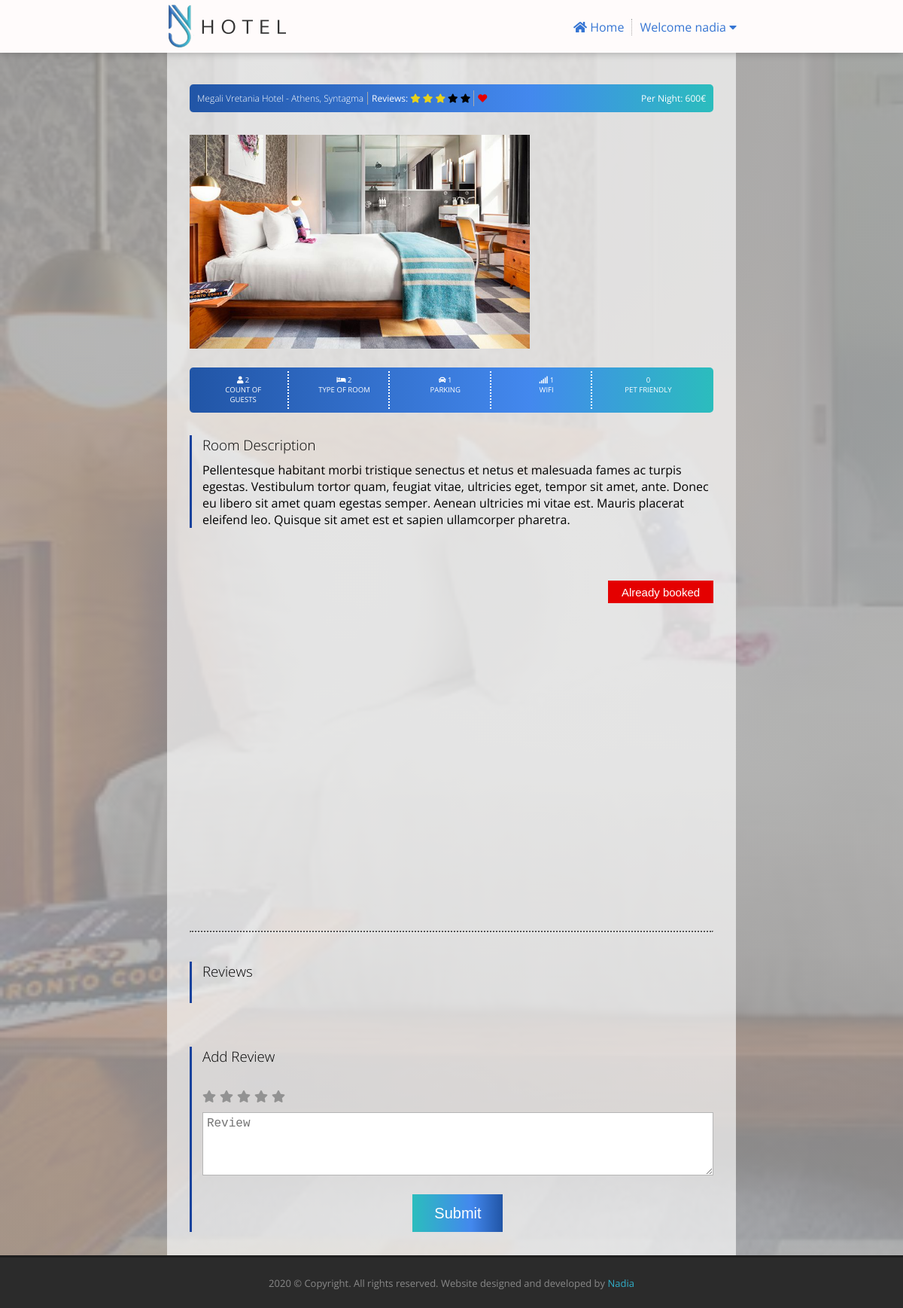
Page /public/room.php?room_id=2 (signed in) on the committed database.
### tables this page shows
CREATE TABLE `user` (
  `user_id` int(10) UNSIGNED NOT NULL,
  `name` varchar(250) NOT NULL,
  `email` varchar(250) NOT NULL,
  `password` text NOT NULL,
  `created_time` timestamp NOT NULL DEFAULT current_timestamp()
);

CREATE TABLE `room` (
  `room_id` int(10) UNSIGNED NOT NULL,
  `type_id` int(10) UNSIGNED NOT NULL,
  `name` varchar(250) NOT NULL,
  `city` varchar(250) NOT NULL,
  `area` varchar(250) NOT NULL,
  `photo_url` varchar(250) NOT NULL,
  `count_of_guests` int(10) UNSIGNED NOT NULL,
  `price` int(10) UNSIGNED NOT NULL,
  `address` varchar(250) NOT NULL,
  `location_lat` decimal(10,7) NOT NULL,
  `location_long` decimal(10,7) NOT NULL,
  `description_short` varchar(250) NOT NULL,
  `description_long` text NOT NULL,
  `parking` tinyint(1) NOT NULL,
  `wifi` tinyint(1) NOT NULL,
  `pet_friendly` tinyint(1) NOT NULL,
  `avg_reviews` decimal(10,7) DEFAULT NULL,
  `count_reviews` int(10) UNSIGNED DEFAULT 0,
  `created_time` timestamp NOT NULL DEFAULT current_timestamp()
);

### app/Hotel/Room.php (called while the page is built, shortened)
<?php
class Room extends BaseService  {
    public function get($roomId){
        $parameters = [
            ':room_id' => $roomId
        ];
        return $this->fetch("SELECT * FROM room WHERE room_id = :room_id", $parameters);
    }
}
?>

### app/Hotel/BaseService.php (called while the page is built, shortened)
<?php
class BaseService{
    private static $pdo;
    protected function initializePdo(){
        if(!empty(self::$pdo)){
            return;
        }
        $config = Configuration::getInstance();
        $databaseConfig = $config->getConfig()['database'];
        try{
            self::$pdo = new PDO(sprintf('mysql:host=%s;dbname=%s;charset=UTF8', $databaseConfig['host'], $databaseConfig['dbname']), $databaseConfig['username'], $databaseConfig['password'], [PDO::MYSQL_ATTR_INIT_COMMAND => "SET NAMES 'UTF8'"]);
            self::$pdo->setAttribute(PDO::ATTR_ERRMODE, PDO::ERRMODE_EXCEPTION);
        }catch (\PDOException $ex){
            throw new \Exception(sprintf('Could not connect to database. Error: %s', $ex->getMessage()));
        }
    }
    protected function fetch($sql, $parameters= [], $type = PDO::FETCH_ASSOC){
        $statement = $this->getPdo()->prepare($sql);
        foreach ($parameters as $key => $value){
            $statement->bindValue($key, $value, is_int($value) ? PDO::PARAM_INT : PDO::PARAM_STR);
        }
        $status = $statement->execute();
        return $statement->fetch($type);
    }
    protected function getPdo(){
        return self::$pdo;
    }
}
?>

### app/Hotel/User.php (called while the page is built, shortened)
<?php
class User extends BaseService{
    private static $currentUserId;
    public function getByUserId($userId){
        $parameters = [
            ':user_id' => $userId
        ];
        return $this->fetch("SELECT * FROM user WHERE user_id = :user_id", $parameters);
    }
    public static function getCurrentUserId(){
        return self::$currentUserId;
    }
    public static function setCurrentUserId($userId){
       self::$currentUserId = $userId;
    }
}
?>

### app/Hotel/Favorite.php (called while the page is built, shortened)
<?php
class Favorite extends BaseService  {
    public function isFavorite($roomId, $userId){
        $parameters = [
            ':room_id' => $roomId,
            ':user_id' => $userId
        ];
        $favorite = $this->fetch("SELECT * FROM favorite WHERE room_id = :room_id AND user_id = :user_id", $parameters);
        return !empty($favorite);
    }
}
?>

### public/room.php (the view, shortened to what this page needs)
<?php
$room = new Room();
$favorite = new Favorite();
$roomId = $_REQUEST['room_id'];
$roomInfo = $room->get($roomId);
$userId =  User::getCurrentUserId();
$isFavorite = $favorite->isFavorite($roomId, $userId);
$checkInDate = $_REQUEST['check_in_date'];
$checkOutDate = $_REQUEST['check_out_date'];
$alreadyBooked = empty($checkInDate) || empty($checkOutDate);
$googleIframeUrl = 'https://maps.google.com/maps?q='.$roomInfo['location_lat'].','.$roomInfo['location_long'].'&hl=el&z=16&amp;output=embed';
?>
<!DOCTYPE html>
<html lang="en">
    <head>
        <link rel="stylesheet" href="assets/css/all.min.css">
        <link rel="stylesheet" type="text/css" href="assets/js/jquery/jquery-ui.css">
        <link rel="stylesheet" type="text/css" href="assets/css/style.css">
        <link rel="stylesheet" type="text/css" href="assets/css/list.css">
        <link rel="stylesheet" type="text/css" href="assets/css/profile.css">
        <link rel="stylesheet" type="text/css" href="assets/css/room.css">
        <link rel="stylesheet" type="text/css" href="assets/css/drop.css">
        <link rel="stylesheet" type="text/css" href="assets/css/responsive.css">
    </head>
    <body style="background-image: linear-gradient(rgb(165 165 165 / 82%), rgba(165 165 165 / 82%)), url(assets/images/rooms/<?php echo $roomInfo['photo_url'];?>);">
        <?php include "partial/header.php" ?>
        <?php include "partial/mobile.php" ?>
        <section class="room-information">
            <div class="room-container">
                <div class="results-bar top-room-bar">
                    <h2 class="border"><?php echo sprintf('%s - %s, %s', $roomInfo['name'], $roomInfo['city'], $roomInfo['area']) ?></h2>
                    <div class="reviews">
                        <span> Reviews:</span>
                        <?php
                            $roomAvgReview = $roomInfo['avg_reviews'];
                            for ($i = 1; $i <= 5; $i++){
                                if($roomAvgReview > $i){
                                    ?>
                                    <i class="fas fa-star checked"></i>
                                    <?php
                                }else{
                                    ?>
                                    <i class="fas fa-star"></i>
                                    <?php
                                }
                            }
                        ?>
                        <span class="border"></span>
                    </div>
                    <form name="favoriteForm" method="post" id="favoriteForm" class="favoriteForm" action="actions/favorite.php">
                        <button title="Add to favorites" class="heart-favorite-button <?php echo $isFavorite ? 'selected' : ''; ?> " id="fav"><i class="fas fa-heart"></i></button>
                    </form>
                    <p class="room-price">Per night: <?php echo $roomInfo['price'];?>€</p>
                </div>
                <div class="room-image">
                    <img src="assets/images/rooms/<?php echo $roomInfo['photo_url'];?>" />
                </div>
                <div class="results-bar services-bar">
                    <div class="guests">
                       <i class="fas fa-user"></i><span> <?php echo $roomInfo['count_of_guests'];?></span>
                        <p>Count of guests</p>
                    </div>
                    <div class="type-room">
                        <i class="fas fa-bed"></i><span> <?php echo $roomInfo['type_id'];?></span>
                        <p>Type of room</p>
                    </div>
                    <div class="parking">
                        <i class="fas fa-car"></i><span> <?php echo $roomInfo['parking'];?></span>
                        <p>Parking</p>
                    </div>
                    <div class="internet">
                        <i class="fas fa-signal"></i><span> <?php echo $roomInfo['wifi'];?></span>
                        <p>Wifi</p>
                    </div>
                    <div class="pets">
                        <span><?php echo $roomInfo['pet_friendly'];?></span>
                        <p>Pet friendly</p>
                    </div>
                </div>
                <div class="text-border">
                    <h3>Room description</h3>
                    <p><?php echo $roomInfo['description_long'];?></p>
                </div>
                <div class="book-room-buttons">
                    <?php
                        if($alreadyBooked){
                    ?>
                        <button class="button-booked">Already booked</button>
                    <?php
                        }
                    ?>
                </div>
                <div>
                    <iframe src=<?php echo $googleIframeUrl;?> width="100%" height="300" frameborder="0" style="border:0;" allowfullscreen="" aria-hidden="false" tabindex="0"></iframe>
                </div>
                <hr class="hr-style">
                <div class="review-div">
                    <div  class="reviews text-border">
                        <h3 class="reviews-heading">Reviews</h3>
                    </div>
                    <div class="text-border">
                        <h3 class="reviews-heading">Add review</h3>
                        <form name="reviewForm" method="post" action="actions/review.php">
                            <h4>
                                <fieldset >
									<span class="rating">
                                        <ul>
                                            <li class="star-items"><label for="rating-1"><i class="fas fa-star" aria-hidden="true"></i></label><input type="radio" name="rate" id="rating-1" value="1"></li>
                                            <li class="star-items"><label for="rating-2"><i class="fas fa-star" aria-hidden="true"></i></label><input type="radio" name="rate" id="rating-2" value="2"></li>
                                            <li class="star-items"><label for="rating-3"><i class="fas fa-star" aria-hidden="true"></i></label><input type="radio" name="rate" id="rating-3" value="3"></li>
                                            <li class="star-items"><label for="rating-4"><i class="fas fa-star" aria-hidden="true"></i></label><input type="radio" name="rate" id="rating-4" value="4"></li>
                                            <li class="star-items"><label for="rating-5"><i class="fas fa-star" aria-hidden="true"></i></label><input type="radio" name="rate" id="rating-5" value="5"></li>
                                        </ul>
									</span>
                                </fieldset>
                            </h4>
                            <textarea id="add-review" name="comment"  rows="4" cols="50" placeholder="Review"></textarea>
                            <div class="submit-button">
                                <button type="submit">Submit</button>
                            </div>
                         </form>
                    </div>
                </div>
            </div>
        </section>
        <?php include "partial/footer.php" ?>
    </body>
</html>

### public/partial/header.php (shortened to what this page needs)
<?php
$userId =  User::getCurrentUserId();
if(!empty($userId)){
    $user = new User();
    $name = $user->getByUserId($userId)['name'];
}
?>
<header>
    <div class="header-container">
        <div class="logo">
            <a href="index.php"><img src="assets/images/logo.png"></a>
            </div>
        <nav class="navigation">
            <ul>
                <li class="nav-item home-page">
                    <a href="index.php">
                        <i class="fas fa-home"></i>&nbsp;<span>Home</span>
                    </a>
                </li>
                <?php
                    if(!empty($userId)) {
                ?>
                    <li class="dropdown nav-item-two profile-page">
                        <div class="dropbtn" onclick="dropdown()">Welcome <?php echo $name ?>
                            <i class="fa fa-caret-down"></i>
                        </div>
                    </li>
                <?php
                    }
                ?>
            </ul>
        </nav>
    </div>
</header>

### public/assets/css/style.css (style rules this page uses)
* { margin: 0; padding: 0; box-sizing: border-box; }
body { background-color: #f5f5f5; color: #000; font-family: 'Open Sans', sans-serif; font-size: 16px; height: 100vh; padding-bottom: 51px; }
body > header { min-height: 70px; background-color: #fffbfb; position: fixed; width: 100%; z-index: 1; }
h2 { color:#3675d3; }
button { width: 200px; height: 50px; margin-top: 20px; font-size: 20px; border: none; overflow: hidden; color: #ffffff; cursor: pointer; visibility: visible; background: -moz-linear-gradient(left, #2bbdbd 0%, #4388ee 65%, #2155a6 100%); background: -webkit-linear-gradient(left, #2bbdbd 0%, #4388ee 65%, #2155a6 100%); background: linear-gradient(90deg, #2bbdbd 0%, #4388ee 65%, #2155a6 100%); outline:none; }
.header-container { text-align: center; width: 56%; margin: 0 auto; }
div.logo { float: left; padding-top: 5px; }
nav.navigation { text-align: right; list-style: none; }
nav.navigation ul li { display: inline-block; }
ul li.nav-item { padding-top: 25px; list-style: none; }
li.nav-item:after { display: inline; content: ' '; border-right: 1px dotted #aaa; padding-right: 5px; }
ul li a { padding: 0 5px ; }
ul li a, ul li a:link { text-decoration: none; color: #3675d3; }

### public/assets/css/list.css (style rules this page uses)
body > header { box-shadow: -1px 0px 10px 0px #3c3c3c66; }
.results-bar { color: #fff; text-align: left; padding: 5px; background: linear-gradient(90deg ,#2155a6 0%, #4388ee 65%, #2bbdbd 100%); border-radius: 5px; margin-bottom: 30px; }
.results-bar h2 { color: #fff; font-size: 20px; padding: 5px; }
div.info h1, h2 { text-transform: uppercase; font-weight: 100; }

### public/assets/css/profile.css (style rules this page uses)
div.top-room-bar h2 { text-transform: none; }
i.checked { color: #e6d11c;; }

### public/assets/css/room.css (style rules this page uses)
body { height: auto; background-repeat: no-repeat; background-size: cover; }
div.room-container { text-align: center; width: 56%; margin: 0 auto; padding: 90px 30px 0; background: #ffffffa6; }
div.top-room-bar { display: flex; align-items: center; justify-content: left; padding: 10px; font-size: 1vw; }
div.results-bar h2 { float: left; font-size: 1vw; }
div.results-bar.top-room-bar p { text-transform: capitalize; margin-left: auto; }
.border { display: inline; content: ' '; border-right: 1px solid #aaa; padding: 2px; }
.results-bar h2 { padding: 0; }
h2.border { padding-right: 5px; }
div.reviews { padding-left: 5px; color: #000; }
div.reviews > span { color: #fff; }
i.fas.fa-star.checked { color: #e6d11c; }
i.fas.fa-heart { padding-left: 5px; font-size: 1vw; position: relative; }
button.heart-favorite-button { background: none; display: contents; width: 100px; }
.favoriteForm { display: inline-block; }
.selected { color: #e40000; }
div.room-image { text-align: left; margin: 20px 0; }
div.room-image img { width: 65%; }
div.services-bar { height: 60px; text-align: center; display: flex; flex-direction: row; justify-content: space-around; }
div.services-bar .guests, .type-room, .parking, .internet, .pets { padding: 10px 50px; font-size: 0.7vw; text-transform: uppercase; }
div.services-bar .guests, .type-room, .parking, .internet { border-right: 2px dotted #fff; }
div.book-room-buttons { display: flex; justify-content: flex-end; margin-bottom: 50px; }
button.button-booked { font-size: 15px; width: 140px; height: 30px; background: #e40000; }
textarea { width: 100%; font-size: 16px; padding: 5px; outline: none; border: 1px solid #b5b5b5; }
div.text-border { text-align: left; border-left: 3px solid #18429d; padding-left: 2%; margin-top: 8px; margin-bottom: 50px; }
div.text-border h3 { font-weight: 200; text-transform: capitalize; }
div.text-border p { padding-top: 10px; }
hr.hr-style { margin: 80px 0 30px; border-top: 2px dotted rgb(83, 83, 83); }
div h3.reviews-heading { padding-bottom: 30px; }
div.submit-button { text-align: center; }
div.submit-button button { width: 120px; }
div.review-div { display: flex; flex-direction: column; }
fieldset { border: none; }
span.rating ul { display: flex; list-style: none; }
span.rating ul li { color: #929292;; letter-spacing: 5px; margin-bottom: 10px;; }

### public/assets/css/drop.css (style rules this page uses)
.dropdown { float: right; overflow: hidden; }
.dropdown .dropbtn { cursor: pointer; font-size: 16px; border: none; outline: none; color: #3675d3; background-color: inherit; font-family: inherit; margin: 0; padding: 25px 5px 22px; margin-left: 5px; }

### rows in the picture
user: name "nadia"
room: name "Megali Vretania Hotel", city "Athens", area "Syntagma", price "600", photo_url (picture), count_of_guests "2", type "2", parking "1", wifi "1", pet_friendly "0", description_long "Pellentesque habitant morbi tristique senectus et netus et malesuada fames ac turpis egestas. Vestibulum tortor quam, feugiat vitae, ultricies eget, tempor sit amet, ante. Donec eu libero sit amet quam egestas semper. Aenean ultricies mi vitae est. Mauris placerat eleifend leo. Quisque sit amet est et sapien ullamcorper pharetra."
